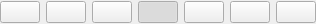
<?xml version="1.0" encoding="UTF-8"?>
<ui version="4.0">
 <class>QgsPlaybackControllerWidgetBase</class>
 <widget class="QWidget" name="QgsPlaybackControllerWidgetBase">
  <property name="geometry">
   <rect>
    <x>0</x>
    <y>0</y>
    <width>232</width>
    <height>24</height>
   </rect>
  </property>
  <property name="focusPolicy">
   <enum>Qt::StrongFocus</enum>
  </property>
  <property name="windowTitle">
   <string>Playback controller</string>
  </property>
  <layout class="QGridLayout" name="gridLayout">
   <property name="leftMargin">
    <number>0</number>
   </property>
   <property name="topMargin">
    <number>0</number>
   </property>
   <property name="rightMargin">
    <number>0</number>
   </property>
   <property name="bottomMargin">
    <number>0</number>
   </property>
   <item row="0" column="5">
    <widget class="QPushButton" name="mNextButton">
     <property name="text">
      <string/>
     </property>
     <property name="icon">
      <iconset resource="../../images/images.qrc">
       <normaloff>:/images/themes/default/temporal_navigation/next.svg</normaloff>:/images/themes/default/temporal_navigation/next.svg</iconset>
     </property>
    </widget>
   </item>
   <item row="0" column="4">
    <widget class="QPushButton" name="mForwardButton">
     <property name="text">
      <string/>
     </property>
     <property name="icon">
      <iconset resource="../../images/images.qrc">
       <normaloff>:/images/themes/default/temporal_navigation/forward.svg</normaloff>:/images/themes/default/temporal_navigation/forward.svg</iconset>
     </property>
     <property name="checkable">
      <bool>true</bool>
     </property>
    </widget>
   </item>
   <item row="0" column="0">
    <widget class="QPushButton" name="mRewindButton">
     <property name="text">
      <string/>
     </property>
     <property name="icon">
      <iconset resource="../../images/images.qrc">
       <normaloff>:/images/themes/default/temporal_navigation/rewindToStart.svg</normaloff>:/images/themes/default/temporal_navigation/rewindToStart.svg</iconset>
     </property>
    </widget>
   </item>
   <item row="0" column="1">
    <widget class="QPushButton" name="mPreviousButton">
     <property name="text">
      <string/>
     </property>
     <property name="icon">
      <iconset resource="../../images/images.qrc">
       <normaloff>:/images/themes/default/temporal_navigation/previous.svg</normaloff>:/images/themes/default/temporal_navigation/previous.svg</iconset>
     </property>
    </widget>
   </item>
   <item row="0" column="3">
    <widget class="QPushButton" name="mPauseButton">
     <property name="text">
      <string/>
     </property>
     <property name="icon">
      <iconset resource="../../images/images.qrc">
       <normaloff>:/images/themes/default/temporal_navigation/pause.svg</normaloff>:/images/themes/default/temporal_navigation/pause.svg</iconset>
     </property>
     <property name="checkable">
      <bool>true</bool>
     </property>
     <property name="checked">
      <bool>true</bool>
     </property>
    </widget>
   </item>
   <item row="0" column="2">
    <widget class="QPushButton" name="mBackButton">
     <property name="text">
      <string/>
     </property>
     <property name="icon">
      <iconset resource="../../images/images.qrc">
       <normaloff>:/images/themes/default/temporal_navigation/back.svg</normaloff>:/images/themes/default/temporal_navigation/back.svg</iconset>
     </property>
     <property name="checkable">
      <bool>true</bool>
     </property>
    </widget>
   </item>
   <item row="0" column="6">
    <widget class="QPushButton" name="mFastForwardButton">
     <property name="text">
      <string/>
     </property>
     <property name="icon">
      <iconset resource="../../images/images.qrc">
       <normaloff>:/images/themes/default/temporal_navigation/skipToEnd.svg</normaloff>:/images/themes/default/temporal_navigation/skipToEnd.svg</iconset>
     </property>
    </widget>
   </item>
  </layout>
 </widget>
 <tabstops>
  <tabstop>mRewindButton</tabstop>
  <tabstop>mPreviousButton</tabstop>
  <tabstop>mBackButton</tabstop>
  <tabstop>mPauseButton</tabstop>
  <tabstop>mForwardButton</tabstop>
  <tabstop>mNextButton</tabstop>
  <tabstop>mFastForwardButton</tabstop>
 </tabstops>
 <resources>
  <include location="../../images/images.qrc"/>
 </resources>
 <connections/>
</ui>
